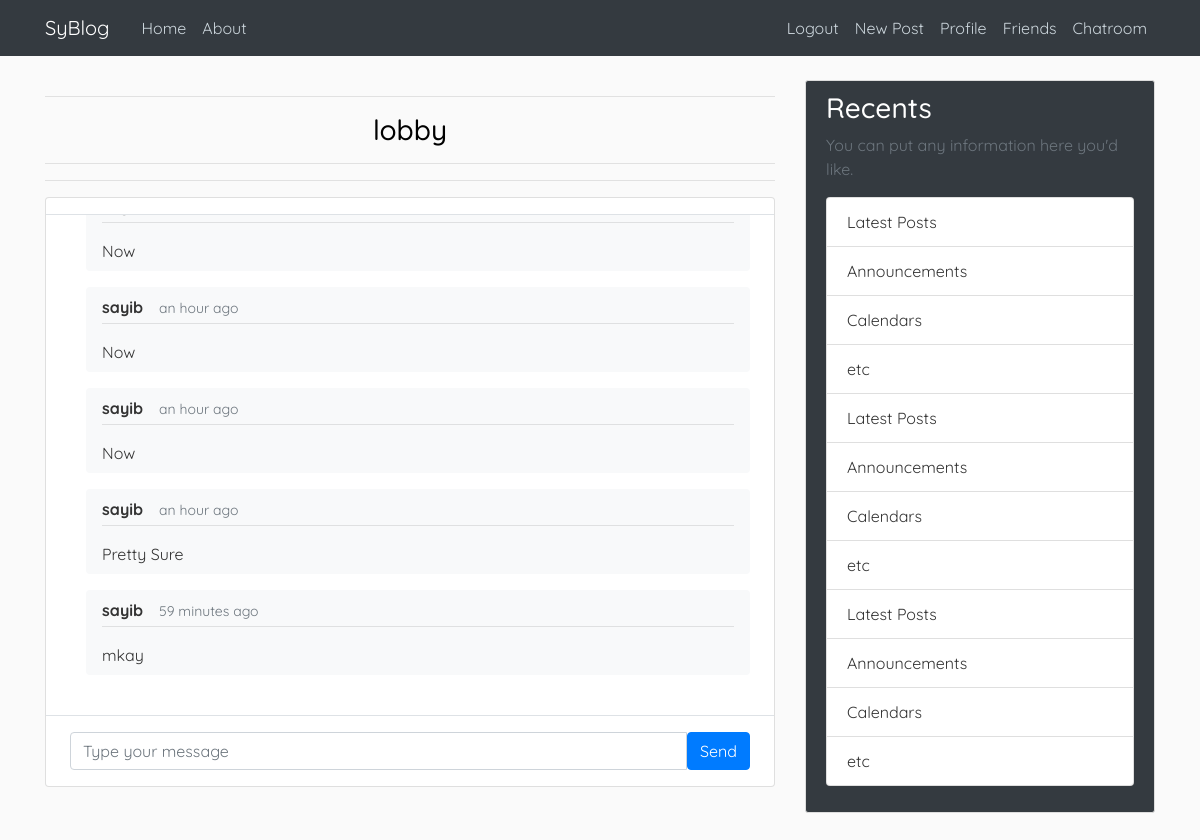
The page /chat/lobby/ (signed in) on the database its author committed.
### chat/models.py (models this page shows, shortened)
class Group(models.Model):
    name = models.CharField(max_length=255)

class Message(models.Model):
    content = models.CharField(max_length=1000)
    author = models.ForeignKey(User, default=1, on_delete=models.CASCADE)
    timestamp = models.DateTimeField(auto_now=True)
    group = models.ForeignKey('Group', on_delete=models.CASCADE)
    def get_date(self):
        return humanize.naturaltime(self.timestamp)

### chat/views.py (the view)
# urls.py: path('<str:group_name>/', views.chatroom, name='chatroom'),
@login_required
def chatroom(request, group_name):
    group = Group.objects.filter(name=group_name).first()
    if(not group):
        alerts.success(request, f'No Group Of Name {group_name} exists')
        return redirect(Group.objects.filter(name='lobby').first())
    else:
        messages = Message.objects.filter(group=group)
        return render(request, 'chat/chatroom.html', {'group_name': group_name, 'chats':messages})

### friend/context_processors.py (called while the page is built)
def requests_to_base(requests):
    receivers = dict(Counter([req.receiver for req in FriendRequest.objects.all()]))
    return {'receivers': receivers}

### chat/templates/chat/chatroom.html (shortened to what this page needs)
{% extends "blog/base.html" %}
{% block content %}
    <main class="content">
    <div class="container p-0">
		<span style="text-align: center;">
            <hr>
			<h1 class="h3 mb-3">{{group_name}}</h1>
            <hr><hr>
        </span>
		<div class="card">
			<div class="row g-0">
				<div class="col-12 col-lg-7 col-xl-9">
					<div class="py-2 px-4 border-bottom d-none d-lg-block">
					</div>
					<div class="position-relative">
						<div id="msg-tab" class="chat-messages p-4">
                            {% for chat in chats %}
                                <div class="flex-shrink-1 bg-light rounded py-2 px-3 ml-3 mb-3">
									<div class="font-weight-bold mb-1">{{chat.author}}<small class="text-muted ml-3">{{ chat.get_date }}</small></div><hr style="margin-top: 0">
									{{chat.content}}
								</div>
                            {% endfor %}
						</div>
					</div>
					<div class="flex-grow-0 py-3 px-4 border-top">
						<div class="input-group">
							<input id="chat-message-input" type="text" class="form-control" placeholder="Type your message">
							<button id="chat-message-submit" class="btn btn-primary">Send</button>
						</div>
					</div>
				</div>
			</div>
		</div>
	</div>
    </main>
{% endblock content %}

### blog/static/blog/main.css (style rules this page uses)
body { background: #fafafa; color: #333333; margin-top: 5rem; font-family: 'Quicksand'; }
h1, h2, h3, h4, h5, h6 { color:black; }
.chat-messages { display: flex; flex-direction: column; max-height: 500px; overflow-y: scroll }
.py-3 { padding-top: 1rem !important; padding-bottom: 1rem !important; }
.px-4 { padding-right: 1.5rem !important; padding-left: 1.5rem !important; }
.flex-grow-0 { flex-grow: 0 !important; }
.border-top { border-top: 1px solid #dee2e6 !important; }
.col-xl-9 { -ms-flex: 0 0 75%; flex: 100; max-width: 100%; }

### rows shown on the page
Group: name "lobby"
Message: content "Now"
Message: author "sayib", get_date "an hour ago", content "Now"
Message: author "sayib", get_date "an hour ago", content "Now"
Message: author "sayib", get_date "an hour ago", content "Pretty Sure"
Message: author "sayib", get_date "59 minutes ago", content "mkay"
